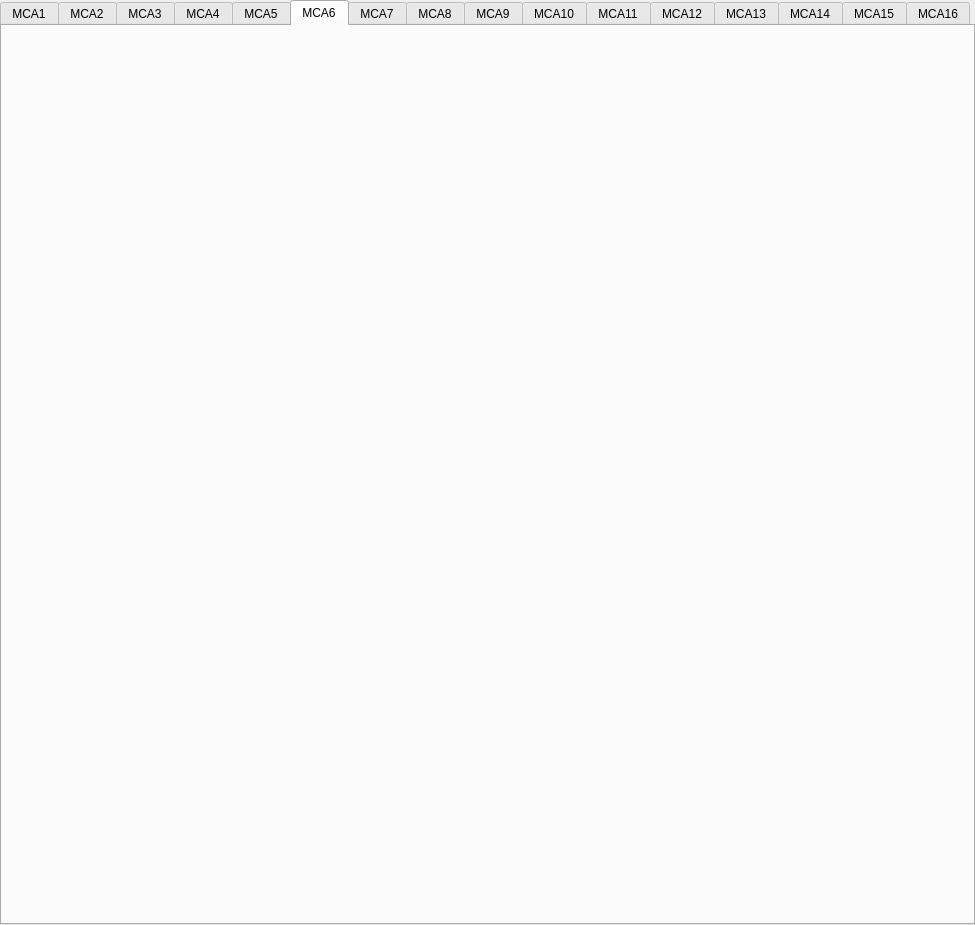
<?xml version="1.0" encoding="UTF-8"?>
<ui version="4.0">
 <class>TabWidget</class>
 <widget class="QTabWidget" name="TabWidget">
  <property name="geometry">
   <rect>
    <x>0</x>
    <y>0</y>
    <width>975</width>
    <height>925</height>
   </rect>
  </property>
  <property name="windowTitle">
   <string>TabWidget</string>
  </property>
  <property name="currentIndex">
   <number>5</number>
  </property>
  <widget class="QWidget" name="MCA1">
   <attribute name="title">
    <string>MCA1</string>
   </attribute>
   <widget class="caInclude" name="cainclude_1">
    <property name="geometry">
     <rect>
      <x>0</x>
      <y>0</y>
      <width>975</width>
      <height>890</height>
     </rect>
    </property>
    <property name="macro">
     <string notr="true">P=$(P), CHAN=1</string>
    </property>
    <property name="filename" stdset="0">
     <string notr="true">xspress3_mcarois.ui</string>
    </property>
   </widget>
  </widget>
  <widget class="QWidget" name="MCA2">
   <attribute name="title">
    <string>MCA2</string>
   </attribute>
   <widget class="caInclude" name="cainclude_2">
    <property name="geometry">
     <rect>
      <x>0</x>
      <y>0</y>
      <width>975</width>
      <height>890</height>
     </rect>
    </property>
    <property name="macro">
     <string notr="true">P=$(P), CHAN=2</string>
    </property>
    <property name="filename" stdset="0">
     <string notr="true">xspress3_mcarois.ui</string>
    </property>
   </widget>
  </widget>
  <widget class="QWidget" name="MCA3">
   <attribute name="title">
    <string>MCA3</string>
   </attribute>
   <widget class="caInclude" name="cainclude_3">
    <property name="geometry">
     <rect>
      <x>0</x>
      <y>0</y>
      <width>975</width>
      <height>890</height>
     </rect>
    </property>
    <property name="macro">
     <string notr="true">P=$(P), CHAN=3</string>
    </property>
    <property name="filename" stdset="0">
     <string notr="true">xspress3_mcarois.ui</string>
    </property>
   </widget>
  </widget>
  <widget class="QWidget" name="MCA4">
   <attribute name="title">
    <string>MCA4</string>
   </attribute>
   <widget class="caInclude" name="cainclude_4">
    <property name="geometry">
     <rect>
      <x>0</x>
      <y>0</y>
      <width>975</width>
      <height>890</height>
     </rect>
    </property>
    <property name="macro">
     <string notr="true">P=$(P), CHAN=4</string>
    </property>
    <property name="filename" stdset="0">
     <string notr="true">xspress3_mcarois.ui</string>
    </property>
   </widget>
  </widget>
  <widget class="QWidget" name="MCA5">
   <attribute name="title">
    <string>MCA5</string>
   </attribute>
   <widget class="caInclude" name="cainclude_5">
    <property name="geometry">
     <rect>
      <x>0</x>
      <y>0</y>
      <width>975</width>
      <height>890</height>
     </rect>
    </property>
    <property name="macro">
     <string notr="true">P=$(P), CHAN=5</string>
    </property>
    <property name="filename" stdset="0">
     <string notr="true">xspress3_mcarois.ui</string>
    </property>
   </widget>
  </widget>
  <widget class="QWidget" name="MCA6">
   <attribute name="title">
    <string>MCA6</string>
   </attribute>
   <widget class="caInclude" name="cainclude_6">
    <property name="geometry">
     <rect>
      <x>0</x>
      <y>0</y>
      <width>975</width>
      <height>890</height>
     </rect>
    </property>
    <property name="macro">
     <string notr="true">P=$(P), CHAN=6</string>
    </property>
    <property name="filename" stdset="0">
     <string notr="true">xspress3_mcarois.ui</string>
    </property>
   </widget>
  </widget>
  <widget class="QWidget" name="MCA7">
   <attribute name="title">
    <string>MCA7</string>
   </attribute>
   <widget class="caInclude" name="cainclude_7">
    <property name="geometry">
     <rect>
      <x>0</x>
      <y>0</y>
      <width>975</width>
      <height>890</height>
     </rect>
    </property>
    <property name="macro">
     <string notr="true">P=$(P), CHAN=7</string>
    </property>
    <property name="filename" stdset="0">
     <string notr="true">xspress3_mcarois.ui</string>
    </property>
   </widget>
  </widget>
  <widget class="QWidget" name="MCA8">
   <attribute name="title">
    <string>MCA8</string>
   </attribute>
   <widget class="caInclude" name="cainclude_8">
    <property name="geometry">
     <rect>
      <x>0</x>
      <y>0</y>
      <width>975</width>
      <height>890</height>
     </rect>
    </property>
    <property name="macro">
     <string notr="true">P=$(P), CHAN=8</string>
    </property>
    <property name="filename" stdset="0">
     <string notr="true">xspress3_mcarois.ui</string>
    </property>
   </widget>
  </widget>
  <widget class="QWidget" name="MCA9">
   <attribute name="title">
    <string>MCA9</string>
   </attribute>
   <widget class="caInclude" name="cainclude_9">
    <property name="geometry">
     <rect>
      <x>0</x>
      <y>0</y>
      <width>975</width>
      <height>890</height>
     </rect>
    </property>
    <property name="macro">
     <string notr="true">P=$(P), CHAN=9</string>
    </property>
    <property name="filename" stdset="0">
     <string notr="true">xspress3_mcarois.ui</string>
    </property>
   </widget>
  </widget>
  <widget class="QWidget" name="MCA10">
   <attribute name="title">
    <string>MCA10</string>
   </attribute>
   <widget class="caInclude" name="cainclude_10">
    <property name="geometry">
     <rect>
      <x>0</x>
      <y>0</y>
      <width>975</width>
      <height>890</height>
     </rect>
    </property>
    <property name="macro">
     <string notr="true">P=$(P), CHAN=10</string>
    </property>
    <property name="filename" stdset="0">
     <string notr="true">xspress3_mcarois.ui</string>
    </property>
   </widget>
  </widget>
  <widget class="QWidget" name="MCA11">
   <attribute name="title">
    <string>MCA11</string>
   </attribute>
   <widget class="caInclude" name="cainclude_11">
    <property name="geometry">
     <rect>
      <x>0</x>
      <y>0</y>
      <width>975</width>
      <height>890</height>
     </rect>
    </property>
    <property name="macro">
     <string notr="true">P=$(P), CHAN=11</string>
    </property>
    <property name="filename" stdset="0">
     <string notr="true">xspress3_mcarois.ui</string>
    </property>
   </widget>
  </widget>
  <widget class="QWidget" name="MCA12">
   <attribute name="title">
    <string>MCA12</string>
   </attribute>
   <widget class="caInclude" name="cainclude_12">
    <property name="geometry">
     <rect>
      <x>0</x>
      <y>0</y>
      <width>975</width>
      <height>890</height>
     </rect>
    </property>
    <property name="macro">
     <string notr="true">P=$(P), CHAN=12</string>
    </property>
    <property name="filename" stdset="0">
     <string notr="true">xspress3_mcarois.ui</string>
    </property>
   </widget>
  </widget>
  <widget class="QWidget" name="MCA13">
   <attribute name="title">
    <string>MCA13</string>
   </attribute>
   <widget class="caInclude" name="cainclude_13">
    <property name="geometry">
     <rect>
      <x>0</x>
      <y>0</y>
      <width>975</width>
      <height>890</height>
     </rect>
    </property>
    <property name="macro">
     <string notr="true">P=$(P), CHAN=13</string>
    </property>
    <property name="filename" stdset="0">
     <string notr="true">xspress3_mcarois.ui</string>
    </property>
   </widget>
  </widget>
  <widget class="QWidget" name="MCA14">
   <attribute name="title">
    <string>MCA14</string>
   </attribute>
   <widget class="caInclude" name="cainclude_14">
    <property name="geometry">
     <rect>
      <x>0</x>
      <y>0</y>
      <width>975</width>
      <height>890</height>
     </rect>
    </property>
    <property name="macro">
     <string notr="true">P=$(P), CHAN=14</string>
    </property>
    <property name="filename" stdset="0">
     <string notr="true">xspress3_mcarois.ui</string>
    </property>
   </widget>
  </widget>
  <widget class="QWidget" name="MCA15">
   <attribute name="title">
    <string>MCA15</string>
   </attribute>
   <widget class="caInclude" name="cainclude_15">
    <property name="geometry">
     <rect>
      <x>0</x>
      <y>0</y>
      <width>975</width>
      <height>890</height>
     </rect>
    </property>
    <property name="macro">
     <string notr="true">P=$(P), CHAN=15</string>
    </property>
    <property name="filename" stdset="0">
     <string notr="true">xspress3_mcarois.ui</string>
    </property>
   </widget>
  </widget>
  <widget class="QWidget" name="MCA16">
   <attribute name="title">
    <string>MCA16</string>
   </attribute>
   <widget class="caInclude" name="cainclude_16">
    <property name="geometry">
     <rect>
      <x>0</x>
      <y>0</y>
      <width>975</width>
      <height>890</height>
     </rect>
    </property>
    <property name="macro">
     <string notr="true">P=$(P), CHAN=16</string>
    </property>
    <property name="filename" stdset="0">
     <string notr="true">xspress3_mcarois.ui</string>
    </property>
   </widget>
  </widget>
 </widget>
 <customwidgets>
  <customwidget>
   <class>caInclude</class>
   <extends>QWidget</extends>
   <header>caInclude</header>
  </customwidget>
 </customwidgets>
 <resources/>
 <connections/>
</ui>
